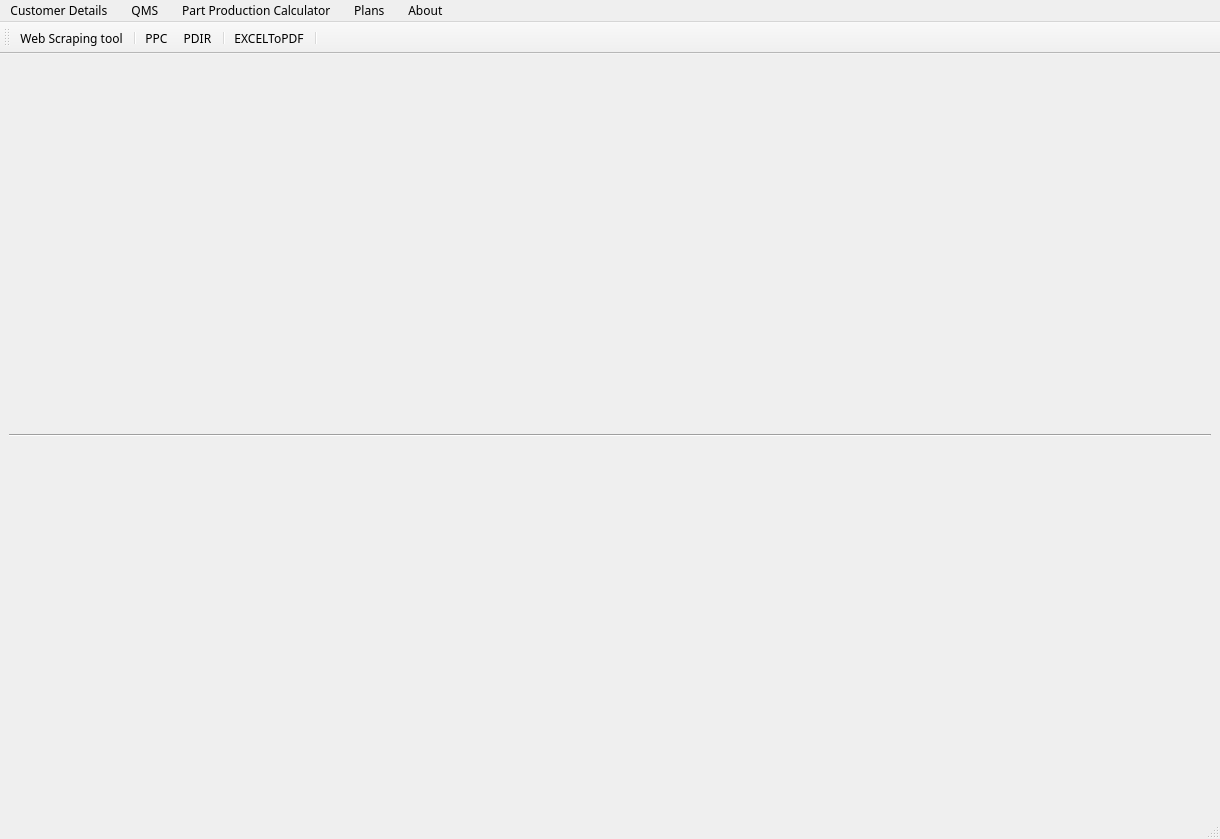
<?xml version="1.0" encoding="UTF-8"?>
<ui version="4.0">
 <class>MainWindow</class>
 <widget class="QMainWindow" name="MainWindow">
  <property name="geometry">
   <rect>
    <x>0</x>
    <y>0</y>
    <width>1220</width>
    <height>839</height>
   </rect>
  </property>
  <property name="sizePolicy">
   <sizepolicy hsizetype="Preferred" vsizetype="Preferred">
    <horstretch>0</horstretch>
    <verstretch>0</verstretch>
   </sizepolicy>
  </property>
  <property name="minimumSize">
   <size>
    <width>674</width>
    <height>132</height>
   </size>
  </property>
  <property name="font">
   <font>
    <family>MS Reference Sans Serif</family>
    <pointsize>9</pointsize>
    <weight>50</weight>
    <bold>false</bold>
   </font>
  </property>
  <property name="cursor">
   <cursorShape>ArrowCursor</cursorShape>
  </property>
  <property name="mouseTracking">
   <bool>true</bool>
  </property>
  <property name="windowTitle">
   <string>MainWindow</string>
  </property>
  <property name="styleSheet">
   <string notr="true"/>
  </property>
  <widget class="QWidget" name="centralwidget">
   <layout class="QGridLayout" name="gridLayout">
    <item row="0" column="0" colspan="3">
     <widget class="QWidget" name="widget_3" native="true">
      <property name="styleSheet">
       <string notr="true">image: url(:/Main/NR-Hytech Banner.png);
border-image: url(:/Main/NR-Hytech Banner1.jpg);</string>
      </property>
     </widget>
    </item>
    <item row="2" column="1">
     <widget class="QWidget" name="widget_2" native="true">
      <property name="styleSheet">
       <string notr="true">image: url(:/Main/products.jpg);
border-image: url(:/Main/products1.jpg);</string>
      </property>
     </widget>
    </item>
    <item row="2" column="0">
     <widget class="QWidget" name="widget" native="true">
      <property name="styleSheet">
       <string notr="true">image: url(:/Main/Screenshot 2019-02-09 16.51.25.png);
border-image: url(:/Main/Screenshot 2019-02-09 16.51.253.jpg);</string>
      </property>
     </widget>
    </item>
    <item row="2" column="2">
     <widget class="QWidget" name="widget_4" native="true">
      <property name="styleSheet">
       <string notr="true">image: url(:/Main/broucher.jpg);
border-image: url(:/Main/broucher1.jpg);
border-image: url(:/Main/broucher1.jpg);</string>
      </property>
     </widget>
    </item>
    <item row="1" column="0" colspan="3">
     <widget class="Line" name="line">
      <property name="orientation">
       <enum>Qt::Horizontal</enum>
      </property>
     </widget>
    </item>
   </layout>
  </widget>
  <widget class="QMenuBar" name="menubar">
   <property name="geometry">
    <rect>
     <x>0</x>
     <y>0</y>
     <width>1220</width>
     <height>26</height>
    </rect>
   </property>
   <widget class="QMenu" name="menuCustomer_Details">
    <property name="font">
     <font>
      <family>MS Reference Sans Serif</family>
      <pointsize>9</pointsize>
     </font>
    </property>
    <property name="title">
     <string>Customer Details   </string>
    </property>
    <addaction name="actionEnter_Customer_Details"/>
    <addaction name="actionSearch_Customer_Details"/>
   </widget>
   <widget class="QMenu" name="menuQMS">
    <property name="font">
     <font>
      <family>MS Reference Sans Serif</family>
      <pointsize>9</pointsize>
     </font>
    </property>
    <property name="title">
     <string>QMS   </string>
    </property>
    <widget class="QMenu" name="menuNon_Conformance">
     <property name="font">
      <font>
       <family>MS Reference Sans Serif</family>
       <pointsize>9</pointsize>
      </font>
     </property>
     <property name="title">
      <string>Non-Conformance</string>
     </property>
     <addaction name="actionCustomer"/>
     <addaction name="actionInhouse"/>
    </widget>
    <addaction name="actionPDIR"/>
    <addaction name="menuNon_Conformance"/>
   </widget>
   <widget class="QMenu" name="menuPart_Production_Calculator">
    <property name="font">
     <font>
      <family>MS Reference Sans Serif</family>
      <pointsize>8</pointsize>
      <weight>50</weight>
      <bold>false</bold>
     </font>
    </property>
    <property name="title">
     <string>Part Production Calculator   </string>
    </property>
    <addaction name="actionPPC"/>
   </widget>
   <widget class="QMenu" name="menuAbout">
    <property name="title">
     <string>About   </string>
    </property>
    <addaction name="actionAbout"/>
   </widget>
   <widget class="QMenu" name="menuReiceive_Material">
    <property name="title">
     <string>Plans   </string>
    </property>
    <addaction name="actionCaliberation"/>
    <addaction name="actionMachine_Capability"/>
    <addaction name="actionSPC"/>
    <addaction name="actionMSA"/>
    <addaction name="actionVender_Audits"/>
   </widget>
   <addaction name="menuCustomer_Details"/>
   <addaction name="menuQMS"/>
   <addaction name="menuPart_Production_Calculator"/>
   <addaction name="menuReiceive_Material"/>
   <addaction name="menuAbout"/>
  </widget>
  <widget class="QStatusBar" name="statusbar"/>
  <widget class="QToolBar" name="toolBar">
   <property name="windowTitle">
    <string>toolBar</string>
   </property>
   <property name="styleSheet">
    <string notr="true"/>
   </property>
   <attribute name="toolBarArea">
    <enum>TopToolBarArea</enum>
   </attribute>
   <attribute name="toolBarBreak">
    <bool>false</bool>
   </attribute>
   <addaction name="WebScrapingtool"/>
   <addaction name="separator"/>
   <addaction name="actionPPC"/>
   <addaction name="actionPDIR"/>
   <addaction name="separator"/>
   <addaction name="actionEXCELToPDF"/>
   <addaction name="separator"/>
  </widget>
  <action name="actionEnter_Customer_Details">
   <property name="text">
    <string>Enter and Edit Customer Details</string>
   </property>
   <property name="font">
    <font>
     <family>MS Reference Sans Serif</family>
    </font>
   </property>
   <property name="shortcutContext">
    <enum>Qt::WindowShortcut</enum>
   </property>
  </action>
  <action name="actionSearch_Customer_Details">
   <property name="text">
    <string>Search Customer Details</string>
   </property>
   <property name="font">
    <font>
     <family>MS Reference Sans Serif</family>
    </font>
   </property>
  </action>
  <action name="actionPDIR">
   <property name="icon">
    <iconset resource="Resource/Rersources.qrc">
     <normaloff>:/Icons/PDIR.jpg</normaloff>:/Icons/PDIR.jpg</iconset>
   </property>
   <property name="text">
    <string>PDIR</string>
   </property>
   <property name="font">
    <font>
     <family>MS Reference Sans Serif</family>
    </font>
   </property>
  </action>
  <action name="actionCustomer">
   <property name="text">
    <string>Customer</string>
   </property>
  </action>
  <action name="actionInhouse">
   <property name="text">
    <string>Inhouse</string>
   </property>
  </action>
  <action name="actionCaliberation">
   <property name="text">
    <string>Caliberation</string>
   </property>
  </action>
  <action name="actionMachine_Capability">
   <property name="text">
    <string>Machine Capability</string>
   </property>
  </action>
  <action name="actionSPC">
   <property name="text">
    <string>SPC</string>
   </property>
  </action>
  <action name="actionMSA">
   <property name="text">
    <string>MSA</string>
   </property>
  </action>
  <action name="actionVender_Audits">
   <property name="text">
    <string>Vender Audits</string>
   </property>
  </action>
  <action name="actionPPC">
   <property name="icon">
    <iconset resource="Resource/Rersources.qrc">
     <normaloff>:/Icons/PPC.jpg</normaloff>:/Icons/PPC.jpg</iconset>
   </property>
   <property name="text">
    <string>PPC</string>
   </property>
  </action>
  <action name="WebScrapingtool">
   <property name="icon">
    <iconset resource="Resource/Rersources.qrc">
     <normaloff>:/Icons/Web Scrapper (2).jpg</normaloff>:/Icons/Web Scrapper (2).jpg</iconset>
   </property>
   <property name="text">
    <string>Web Scraping tool</string>
   </property>
   <property name="toolTip">
    <string>Web Scraping tool</string>
   </property>
  </action>
  <action name="actionAbout">
   <property name="text">
    <string>About</string>
   </property>
  </action>
  <action name="actionEXCELToPDF">
   <property name="icon">
    <iconset resource="Resource/Rersources.qrc">
     <normaloff>:/Icons/microsoft_excel_logo_primary_resized.jpg</normaloff>:/Icons/microsoft_excel_logo_primary_resized.jpg</iconset>
   </property>
   <property name="text">
    <string>EXCELToPDF</string>
   </property>
  </action>
 </widget>
 <resources>
  <include location="Resource/Rersources.qrc"/>
  <include location="Resource/MainPage.qrc"/>
 </resources>
 <connections/>
</ui>
